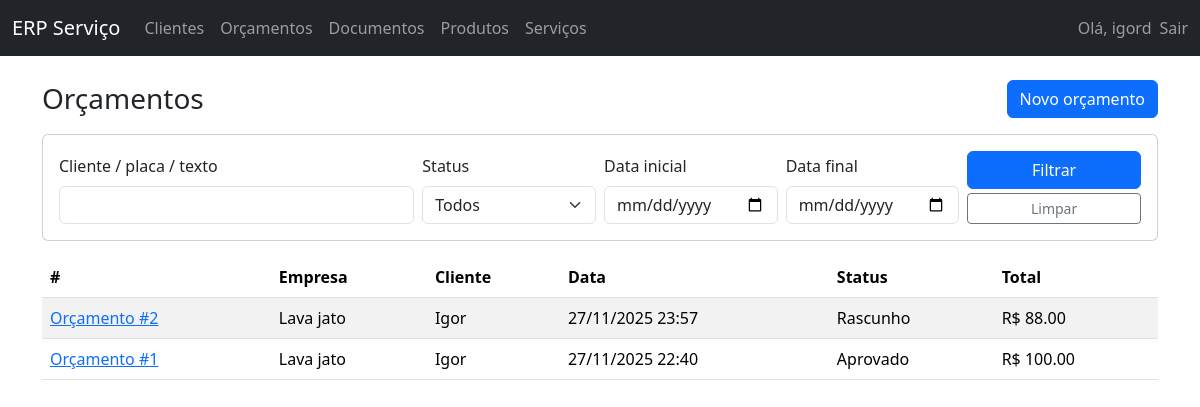
/orcamentos/ (signed in), run on the app's committed database.
### core/models.py (models this page shows, shortened)
class Orcamento(models.Model):
    STATUS_CHOICES = [
        ('RASCUNHO', 'Rascunho'),
        ('ENVIADO', 'Enviado'),
        ('APROVADO', 'Aprovado'),
        ('RECUSADO', 'Recusado'),
    ]
    empresa = models.ForeignKey(Empresa, on_delete=models.CASCADE)
    cliente = models.ForeignKey(Cliente, on_delete=models.PROTECT)
    data = models.DateTimeField(auto_now_add=True)
    validade = models.DateField(blank=True, null=True)
    placa = models.CharField(max_length=10, blank=True, null=True)
    veiculo_descricao = models.CharField(
        max_length=100,
        blank=True,
        null=True,
        help_text='Ex.: SUV prata, Sedan preto, Moto vermelha...'
    )
    status = models.CharField(max_length=10, choices=STATUS_CHOICES, default='RASCUNHO')
    observacoes = models.TextField(blank=True, null=True)
    total = models.DecimalField(max_digits=12, decimal_places=2, default=0)

class Empresa(models.Model):
    RAMO_CHOICES = [
        ('GERAL', 'Geral / Outros'),
        ('AUTO', 'Automotivo (lava jato, oficina, etc.)'),
    ]
    nome_fantasia = models.CharField(max_length=150)
    documento = models.CharField(max_length=20, blank=True, null=True)  # CPF/CNPJ
    email = models.EmailField(blank=True, null=True)
    telefone = models.CharField(max_length=20, blank=True, null=True)
    ativo = models.BooleanField(default=True)
    ramo = models.CharField(
        max_length=20,
        choices=RAMO_CHOICES,
        default='GERAL',
    )
    criado_em = models.DateTimeField(auto_now_add=True)

class Cliente(models.Model):
    empresa = models.ForeignKey(Empresa, on_delete=models.CASCADE)
    nome = models.CharField(max_length=150)
    documento = models.CharField(max_length=20, blank=True, null=True)
    telefone = models.CharField(max_length=20, blank=True, null=True)
    email = models.EmailField(blank=True, null=True)
    observacoes = models.TextField(blank=True, null=True)
    criado_em = models.DateTimeField(auto_now_add=True)

### core/views.py (the view, shortened to what this page needs)
# urls.py: path('orcamentos/', views.orcamento_list, name='orcamento_list'),
@login_required
def orcamento_list(request):
    empresa = get_empresa_from_user(request.user)
    qs = (
        Orcamento.objects
        .filter(empresa=empresa)
        .select_related('cliente')
        .order_by('-data')
    )
    q = request.GET.get('q', '').strip()
    status = request.GET.get('status', '').strip()
    data_ini = request.GET.get('data_ini', '').strip()
    data_fim = request.GET.get('data_fim', '').strip()
    if status:
        qs = qs.filter(status=status)
    if data_ini:
        qs = qs.filter(data__date__gte=data_ini)
    if data_fim:
        qs = qs.filter(data__date__lte=data_fim)
    context = {
        'orcamentos': qs,
        'filtro_q': q,
        'filtro_status': status,
        'filtro_data_ini': data_ini,
        'filtro_data_fim': data_fim,
    }
    return render(request, 'core/orcamento_list.html', context)

### core/utils.py (called while the page is built)
def get_empresa_from_user(user):
    if not hasattr(user, 'perfil'):
        raise ImproperlyConfigured('Usuário sem perfil configurado.')
    return user.perfil.empresa

### core/templates/core/orcamento_list.html (shortened to what this page needs)
{% extends 'core/base.html' %}
{% block content %}
<div class="d-flex justify-content-between align-items-center mb-3">
    <h1 class="h3 mb-0">Orçamentos</h1>
    <a href="{% url 'core:orcamento_create' %}" class="btn btn-primary">Novo orçamento</a>
</div>
<form method="get" class="card mb-3 p-3">
    <div class="row g-2 align-items-end">
        <div class="col-md-4">
            <label class="form-label">
                {% if request.user.perfil.empresa.ramo == 'AUTO' %}
                Cliente / placa / texto
                {% else %}
                Cliente / texto
                {% endif %}
            </label>
            <input type="text" name="q" class="form-control" value="{{ filtro_q }}">
        </div>
        <div class="col-md-2">
            <label class="form-label">Status</label>
            <select name="status" class="form-select">
                <option value="">Todos</option>
            </select>
        </div>
        <div class="col-md-2">
            <label class="form-label">Data inicial</label>
            <input type="date" name="data_ini" class="form-control" value="{{ filtro_data_ini }}">
        </div>
        <div class="col-md-2">
            <label class="form-label">Data final</label>
            <input type="date" name="data_fim" class="form-control" value="{{ filtro_data_fim }}">
        </div>
        <div class="col-md-2 text-end">
            <button type="submit" class="btn btn-primary w-100 mb-1">Filtrar</button>
            <a href="{% url 'core:orcamento_list' %}" class="btn btn-outline-secondary w-100 btn-sm">Limpar</a>
        </div>
    </div>
</form>
<table class="table table-striped table-hover">
    <thead>
        <tr>
            <th>#</th>
            <th>Empresa</th>
            <th>Cliente</th>
            <th>Data</th>
            <th>Status</th>
            <th>Total</th>
        </tr>
    </thead>
    <tbody>
        {% for o in orcamentos %}
        <tr>
            <td>
                <a href="{% url 'core:orcamento_detail' o.pk %}">
                    Orçamento #{{ o.id }}
                </a>
            </td>
            <td>{{ o.empresa.nome_fantasia }}</td>
            <td>{{ o.cliente.nome }}</td>
            <td>{{ o.data|date:"d/m/Y H:i" }}</td>
            <td>{{ o.get_status_display }}</td>
            <td>R$ {{ o.total }}</td>
        </tr>
        {% empty %}
        <tr>
            <td colspan="6" class="text-center">Nenhum orçamento cadastrado.</td>
        </tr>
        {% endfor %}
    </tbody>
</table>
{% endblock %}

### core/templates/core/base.html (shortened to what this page needs)
<!DOCTYPE html>
<html lang="pt-br">
<head>
  <link href="https://cdn.jsdelivr.net/npm/bootstrap@5.3.3/dist/css/bootstrap.min.css" rel="stylesheet">
</head>
<body>
  <nav class="navbar navbar-expand-lg navbar-dark bg-dark mb-4">
    <div class="container-fluid">
      <a class="navbar-brand" href="{% url 'core:dashboard' %}">ERP Serviço</a>
      <div class="collapse navbar-collapse" id="navbarNav">
        <ul class="navbar-nav me-auto mb-2 mb-lg-0">
          <li class="nav-item">
            <a class="nav-link" href="{% url 'core:cliente_list' %}">Clientes</a>
          </li>
          <li class="nav-item">
            <a class="nav-link" href="{% url 'core:orcamento_list' %}">Orçamentos</a>
          </li>
          <li class="nav-item">
            <a class="nav-link" href="{% url 'core:documento_list' %}">Documentos</a>
          </li>
          <li class="nav-item">
            <a class="nav-link" href="{% url 'core:produto_list' %}">Produtos</a>
          </li>
          <li class="nav-item">
            <a class="nav-link" href="{% url 'core:servico_list' %}">Serviços</a>
          </li>
        </ul>
        <ul class="navbar-nav ms-auto mb-2 mb-lg-0">
          {% if user.is_authenticated %}
          <li class="nav-item me-2">
            <span class="navbar-text">
              Olá, {{ user.username }}
            </span>
          </li>
          <li class="nav-item">
            <form method="post" action="{% url 'logout' %}">
              <button type="submit" class="nav-link btn btn-link p-0 m-0 align-baseline">
                Sair
              </button>
            </form>
          </li>
          {% else %}
          <li class="nav-item">
            <a class="nav-link" href="{% url 'login' %}">Entrar</a>
          </li>
          {% endif %}
        </ul>
      </div>
    </div>
  </nav>
  <div class="container">
    {% block content %}{% endblock %}
  </div>
</body>
</html>

### data on the page
Orcamento: id "2", empresa.nome_fantasia "Lava jato", cliente.nome "Igor", data "27/11/2025 23:57", status "Rascunho", total "88.00"
Orcamento: id "1", empresa.nome_fantasia "Lava jato", cliente.nome "Igor", data "27/11/2025 22:40", status "Aprovado", total "100.00"

### other printed values
{{ user.username }} "igord"
